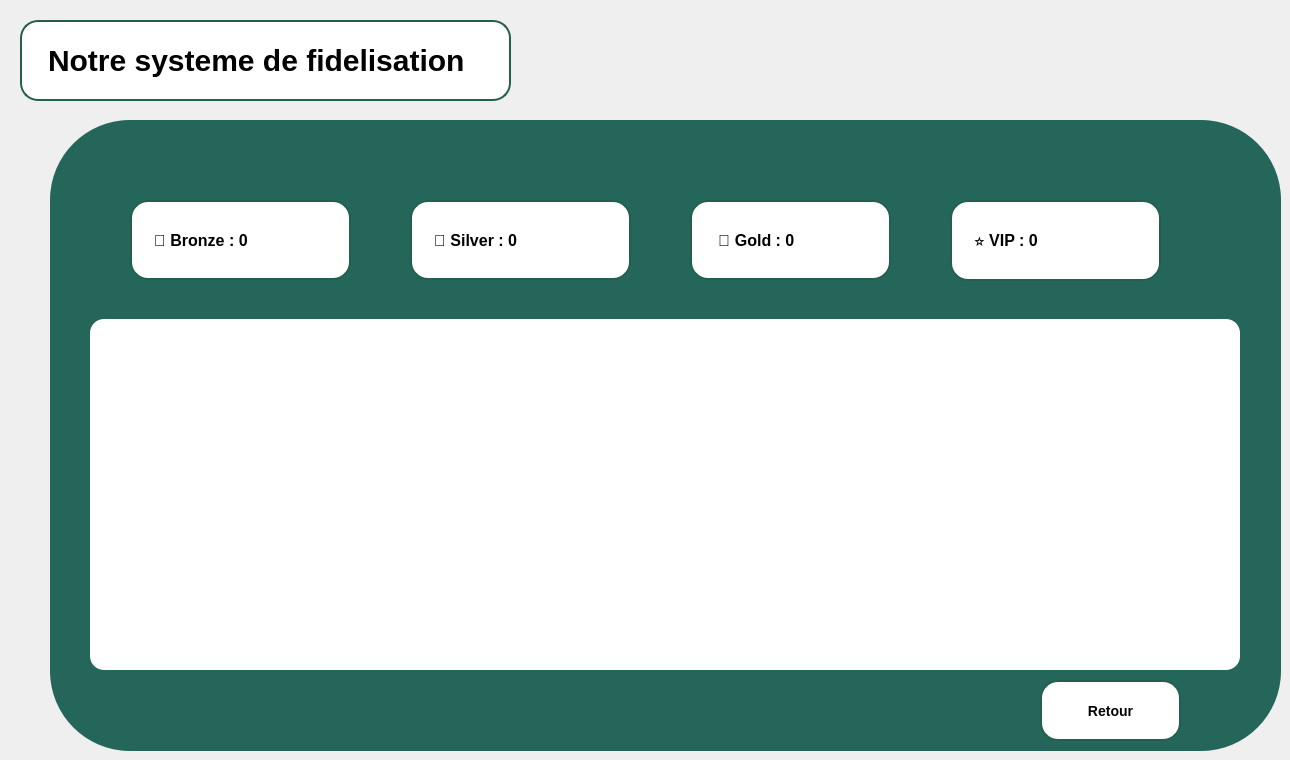
      <widget class="QWidget" name="clpagesysfide">
       <widget class="QLabel" name="clfidlabel1">
        <property name="geometry">
         <rect>
          <x>20</x>
          <y>20</y>
          <width>491</width>
          <height>81</height>
         </rect>
        </property>
        <property name="styleSheet">
         <string notr="true">QLabel {
    background-color: white;          /* fond blanc */
    color: #000000;                   /* texte noir */
    border: 2px solid #245F4E;        /* bordure vert foncé */
    border-radius: 18px;              /* forme pilule */
    padding: 8px 18px;
    font-size:30px;
    font-weight: bold;
}



</string>
        </property>
        <property name="text">
         <string>Notre systeme de fidelisation</string>
        </property>
       </widget>
       <widget class="QFrame" name="clframefide">
        <property name="geometry">
         <rect>
          <x>50</x>
          <y>120</y>
          <width>1231</width>
          <height>631</height>
         </rect>
        </property>
        <property name="styleSheet">
         <string notr="true">QFrame#clframefide {
    background-color: #25665A;
    border-radius: 80px;
}
QLabel {
    background-color: white;
    color: #000000;
    border: 2px solid #245F4E;
    border-radius: 18px;
    padding: 8px 18px;
    font-size: 16px;
    font-weight: bold;
}
QTableWidget {
    background-color: white;
    border-radius: 14px;
    border: none;
    font-size: 14px;
    color: #000000;
}
QHeaderView::section {
    background-color: #25665A;
    color: white;
    font-weight: bold;
    padding: 8px;
    border: none;
}
QPushButton {
    background-color: white;
    color: #000000;
    border: 2px solid #245F4E;
    border-radius: 18px;
    padding: 8px 18px;
    font-size: 14px;
    font-weight: bold;
}
QPushButton:hover {
    background-color: #F2F7F5;
}</string>
        </property>
        <property name="frameShape">
         <enum>QFrame::Shape::StyledPanel</enum>
        </property>
        <property name="frameShadow">
         <enum>QFrame::Shadow::Raised</enum>
        </property>
        <widget class="QPushButton" name="clretour2">
         <property name="geometry">
          <rect>
           <x>990</x>
           <y>560</y>
           <width>141</width>
           <height>61</height>
          </rect>
         </property>
         <property name="styleSheet">
          <string notr="true">QPushButton {
    background-color: white;          /* fond blanc */
    color: #000000;                   /* texte noir */
    border: 2px solid #245F4E;        /* bordure vert foncé */
    border-radius: 18px;              /* forme pilule */
    padding: 8px 18px;
    font-size: 20px;
    font-weight: bold;
}

QPushButton:hover {
    background-color: #F2F7F5;        /* très léger gris/ve*
}</string>
         </property>
         <property name="text">
          <string>Retour</string>
         </property>
        </widget>
        <widget class="QLabel" name="cl_lblBronzeCount">
         <property name="geometry">
          <rect>
           <x>80</x>
           <y>80</y>
           <width>221</width>
           <height>80</height>
          </rect>
         </property>
         <property name="text">
          <string>🥉 Bronze : 0</string>
         </property>
        </widget>
        <widget class="QLabel" name="cl_lblGoldCount">
         <property name="geometry">
          <rect>
           <x>640</x>
           <y>80</y>
           <width>201</width>
           <height>80</height>
          </rect>
         </property>
         <property name="text">
          <string> 🥇 Gold : 0</string>
         </property>
        </widget>
        <widget class="QLabel" name="cl_lblVipCount">
         <property name="geometry">
          <rect>
           <x>900</x>
           <y>80</y>
           <width>211</width>
           <height>81</height>
          </rect>
         </property>
         <property name="text">
          <string>⭐ VIP : 0</string>
         </property>
        </widget>
        <widget class="QLabel" name="cl_lblSilverCount">
         <property name="geometry">
          <rect>
           <x>360</x>
           <y>80</y>
           <width>221</width>
           <height>80</height>
          </rect>
         </property>
         <property name="text">
          <string>🥈 Silver : 0</string>
         </property>
        </widget>
        <widget class="QTableWidget" name="cl_tableFidelite">
         <property name="geometry">
          <rect>
           <x>40</x>
           <y>199</y>
           <width>1150</width>
           <height>351</height>
          </rect>
         </property>
        </widget>
       </widget>
      </widget>
